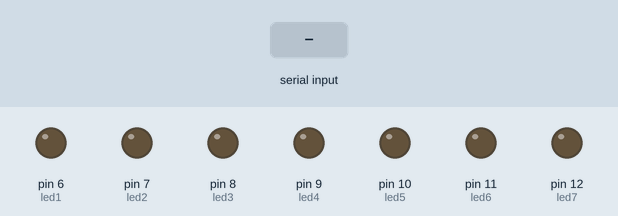
Recording of a sketch running on a simulated Arduino Uno, built with avr-gcc and run on an emulated ATmega328P. Parts: output pins drawn as LEDs (lit = HIGH). The inputs (shaded band) are chosen by the test bench.

Above: at 1.2 s.
1.3 s: byte 1 (1) received over Serial
At 2.2 s:
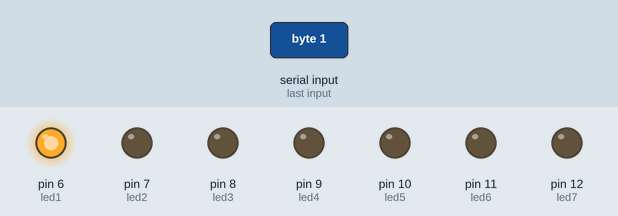
2.8 s: byte 2 (2) received over Serial
At 3.4 s:
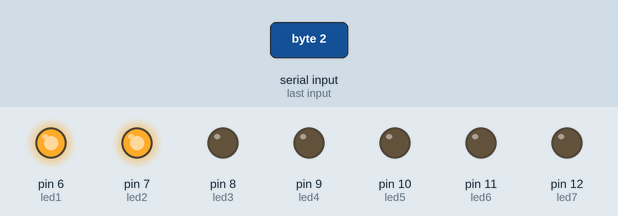
4.3 s: byte 3 (3) received over Serial
At 5.5 s:
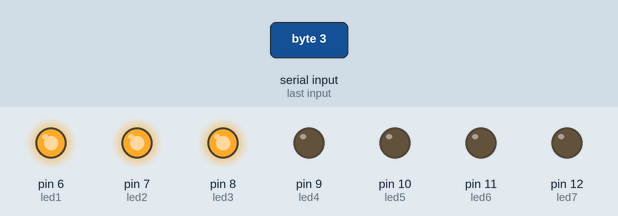
5.8 s: byte 4 (4) received over Serial
At 6.9 s:
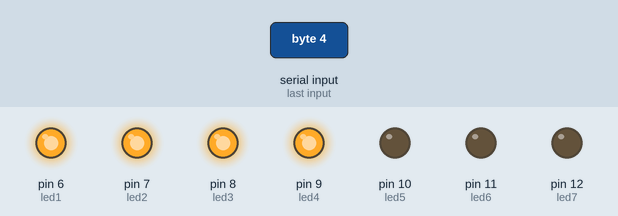
7.3 s: byte 5 (5) received over Serial
At 8.0 s:
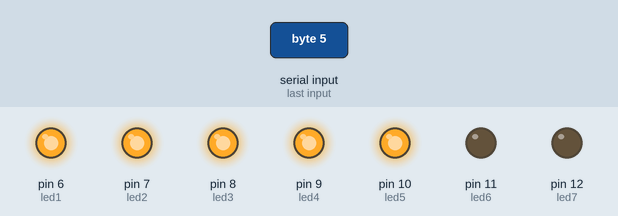
8.8 s: byte 6 (6) received over Serial
At 9.1 s:
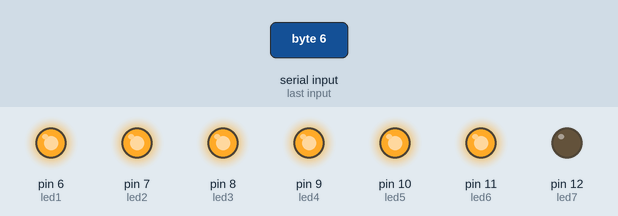
Timing chart, 0 to 11.3 s (numbered marks = the images above; inputs shaded):
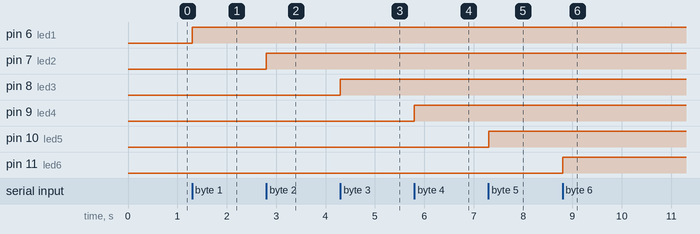

The sketch:

ComunicacaoSerial.ino
```cpp
int led1 = 6;
int led2 = 7;
int led3 = 8;
int led4 = 9;
int led5 = 10;
int led6 = 11;
int led7 = 12;

int dado; //variável que receberá os dados da porta serial

void setup(){
  Serial.begin(9600);//frequência da porta serial
  pinMode(led1,OUTPUT); //define o pino o ledPin como saída
  pinMode(led2,OUTPUT);
  pinMode(led3,OUTPUT);
  pinMode(led4,OUTPUT);
  pinMode(led5,OUTPUT);
  pinMode(led6,OUTPUT);
  pinMode(led7,OUTPUT);
}

void loop(){
  if(Serial.available() > 0){ //verifica se existe comunicação com a porta serial
      dado = Serial.read();//lê os dados da porta serial

      digitalWrite(led1,LOW);
      digitalWrite(led2,LOW);
      digitalWrite(led3,LOW);
      digitalWrite(led4,LOW);
      digitalWrite(led5,LOW);
      digitalWrite(led6,LOW);
      digitalWrite(led7,LOW);

      switch(dado){
        case 1:
           digitalWrite(led1,HIGH);
           break;
        case 2:
           digitalWrite(led1,HIGH);
           digitalWrite(led2,HIGH);
           break;
        case 3:
           digitalWrite(led1,HIGH);
           digitalWrite(led2,HIGH);
           digitalWrite(led3,HIGH);
           break;
        case 4:
           digitalWrite(led1,HIGH);
           digitalWrite(led2,HIGH);
           digitalWrite(led3,HIGH);
           digitalWrite(led4,HIGH);
           break;
        case 5:
           digitalWrite(led1,HIGH);
           digitalWrite(led2,HIGH);
           digitalWrite(led3,HIGH);
           digitalWrite(led4,HIGH);
           digitalWrite(led5,HIGH);
           break;
        case 6:
           digitalWrite(led1,HIGH);
           digitalWrite(led2,HIGH);
           digitalWrite(led3,HIGH);
           digitalWrite(led4,HIGH);
           digitalWrite(led5,HIGH);
           digitalWrite(led6,HIGH);
           break;
        case 7:
           digitalWrite(led1,HIGH);
           digitalWrite(led2,HIGH);
           digitalWrite(led3,HIGH);
           digitalWrite(led4,HIGH);
           digitalWrite(led5,HIGH);
           digitalWrite(led6,HIGH);
           digitalWrite(led7,HIGH);
           break;
        default:
           break;
    }
  }
}
```

Measured:
- after the input at 1.3 s, pin 6 (led1): LOW → HIGH at once
- after the input at 2.8 s, pin 7 (led2): LOW → HIGH at once
- after the input at 4.3 s, pin 8 (led3): LOW → HIGH at once
- after the input at 5.8 s, pin 9 (led4): LOW → HIGH at once
- after the input at 7.3 s, pin 10 (led5): LOW → HIGH at once
- after the input at 8.8 s, pin 11 (led6): LOW → HIGH at once
